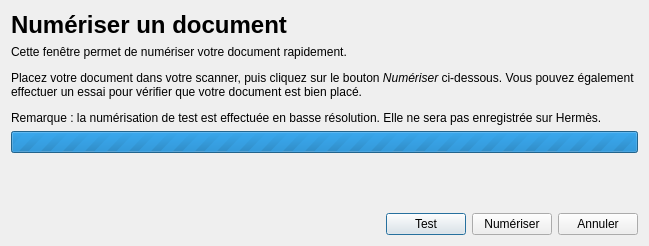
<?xml version="1.0" encoding="UTF-8"?>
<ui version="4.0">
 <class>ScannerDialog</class>
 <widget class="QDialog" name="ScannerDialog">
  <property name="geometry">
   <rect>
    <x>0</x>
    <y>0</y>
    <width>649</width>
    <height>246</height>
   </rect>
  </property>
  <property name="windowTitle">
   <string>Dialog</string>
  </property>
  <layout class="QVBoxLayout" name="verticalLayout">
   <item>
    <widget class="QLabel" name="label">
     <property name="sizePolicy">
      <sizepolicy hsizetype="Preferred" vsizetype="Maximum">
       <horstretch>0</horstretch>
       <verstretch>0</verstretch>
      </sizepolicy>
     </property>
     <property name="text">
      <string>&lt;html&gt;&lt;head/&gt;&lt;body&gt;&lt;p&gt;&lt;span style=&quot; font-size:xx-large; font-weight:600;&quot;&gt;Numériser un document&lt;/span&gt;&lt;/p&gt;&lt;/body&gt;&lt;/html&gt;</string>
     </property>
    </widget>
   </item>
   <item>
    <widget class="QLabel" name="label_2">
     <property name="sizePolicy">
      <sizepolicy hsizetype="Preferred" vsizetype="Maximum">
       <horstretch>0</horstretch>
       <verstretch>0</verstretch>
      </sizepolicy>
     </property>
     <property name="text">
      <string>&lt;html&gt;&lt;head/&gt;&lt;body&gt;&lt;p&gt;Cette fenêtre permet de numériser votre document rapidement.&lt;/p&gt;&lt;p&gt;Placez votre document dans votre scanner, puis cliquez sur le bouton &lt;span style=&quot; font-style:italic;&quot;&gt;Numériser&lt;/span&gt; ci-dessous. Vous pouvez également effectuer un essai pour vérifier que votre document est bien placé.&lt;/p&gt;&lt;p&gt;Remarque : la numérisation de test est effectuée en basse résolution. Elle ne sera pas enregistrée sur Hermès.&lt;/p&gt;&lt;/body&gt;&lt;/html&gt;</string>
     </property>
     <property name="alignment">
      <set>Qt::AlignLeading|Qt::AlignLeft|Qt::AlignTop</set>
     </property>
     <property name="wordWrap">
      <bool>true</bool>
     </property>
    </widget>
   </item>
   <item>
    <widget class="QProgressBar" name="progressBar">
     <property name="minimum">
      <number>0</number>
     </property>
     <property name="maximum">
      <number>0</number>
     </property>
     <property name="value">
      <number>-1</number>
     </property>
     <property name="textVisible">
      <bool>false</bool>
     </property>
    </widget>
   </item>
   <item>
    <spacer name="verticalSpacer">
     <property name="orientation">
      <enum>Qt::Vertical</enum>
     </property>
     <property name="sizeHint" stdset="0">
      <size>
       <width>20</width>
       <height>40</height>
      </size>
     </property>
    </spacer>
   </item>
   <item>
    <layout class="QHBoxLayout" name="horizontalLayout">
     <item>
      <spacer name="horizontalSpacer">
       <property name="orientation">
        <enum>Qt::Horizontal</enum>
       </property>
       <property name="sizeHint" stdset="0">
        <size>
         <width>40</width>
         <height>20</height>
        </size>
       </property>
      </spacer>
     </item>
     <item>
      <widget class="QPushButton" name="btnTest">
       <property name="text">
        <string>Test</string>
       </property>
      </widget>
     </item>
     <item>
      <widget class="QPushButton" name="btnScan">
       <property name="text">
        <string>Numériser</string>
       </property>
      </widget>
     </item>
     <item>
      <widget class="QPushButton" name="btnAnnuler">
       <property name="text">
        <string>Annuler</string>
       </property>
      </widget>
     </item>
    </layout>
   </item>
  </layout>
 </widget>
 <resources/>
 <connections>
  <connection>
   <sender>btnAnnuler</sender>
   <signal>clicked()</signal>
   <receiver>ScannerDialog</receiver>
   <slot>reject()</slot>
   <hints>
    <hint type="sourcelabel">
     <x>586</x>
     <y>218</y>
    </hint>
    <hint type="destinationlabel">
     <x>640</x>
     <y>182</y>
    </hint>
   </hints>
  </connection>
 </connections>
</ui>
